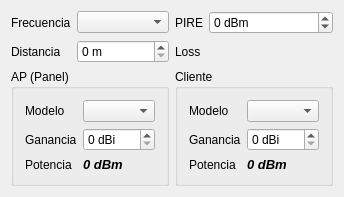
<?xml version="1.0" encoding="UTF-8"?>
<ui version="4.0">
 <class>MainWindow</class>
 <widget class="QMainWindow" name="MainWindow">
  <property name="geometry">
   <rect>
    <x>0</x>
    <y>0</y>
    <width>311</width>
    <height>172</height>
   </rect>
  </property>
  <property name="windowTitle">
   <string>Calculadora PIRE</string>
  </property>
  <widget class="QWidget" name="centralWidget">
   <layout class="QGridLayout" name="gridLayout">
    <item row="0" column="0">
     <widget class="QLabel" name="label">
      <property name="sizePolicy">
       <sizepolicy hsizetype="Fixed" vsizetype="Preferred">
        <horstretch>0</horstretch>
        <verstretch>0</verstretch>
       </sizepolicy>
      </property>
      <property name="text">
       <string>Frecuencia</string>
      </property>
     </widget>
    </item>
    <item row="0" column="1">
     <widget class="QFrequencyComboBox" name="cbFrecuencia"/>
    </item>
    <item row="0" column="2">
     <widget class="QLabel" name="label_3">
      <property name="sizePolicy">
       <sizepolicy hsizetype="Fixed" vsizetype="Preferred">
        <horstretch>0</horstretch>
        <verstretch>0</verstretch>
       </sizepolicy>
      </property>
      <property name="text">
       <string>PIRE</string>
      </property>
      <property name="alignment">
       <set>Qt::AlignRight|Qt::AlignTrailing|Qt::AlignVCenter</set>
      </property>
     </widget>
    </item>
    <item row="0" column="3">
     <widget class="QSpinBox" name="sbPIRE">
      <property name="suffix">
       <string> dBm</string>
      </property>
      <property name="minimum">
       <number>-100</number>
      </property>
      <property name="maximum">
       <number>100</number>
      </property>
     </widget>
    </item>
    <item row="1" column="0">
     <widget class="QLabel" name="label_9">
      <property name="sizePolicy">
       <sizepolicy hsizetype="Fixed" vsizetype="Preferred">
        <horstretch>0</horstretch>
        <verstretch>0</verstretch>
       </sizepolicy>
      </property>
      <property name="text">
       <string>Distancia</string>
      </property>
     </widget>
    </item>
    <item row="1" column="1">
     <widget class="QSpinBox" name="sbDistance">
      <property name="suffix">
       <string> m</string>
      </property>
      <property name="maximum">
       <number>999999999</number>
      </property>
     </widget>
    </item>
    <item row="1" column="2">
     <widget class="QLabel" name="label_10">
      <property name="text">
       <string>Loss</string>
      </property>
     </widget>
    </item>
    <item row="1" column="3">
     <widget class="QLabel" name="lbLoss">
      <property name="font">
       <font>
        <family>MS Shell Dlg 2</family>
        <pointsize>8</pointsize>
        <weight>75</weight>
        <italic>true</italic>
        <bold>true</bold>
       </font>
      </property>
      <property name="text">
       <string/>
      </property>
     </widget>
    </item>
    <item row="2" column="0" colspan="2">
     <widget class="QGroupBox" name="groupBox">
      <property name="title">
       <string>AP (Panel)</string>
      </property>
      <layout class="QGridLayout" name="gridLayout_3">
       <item row="0" column="0">
        <widget class="QLabel" name="label_8">
         <property name="text">
          <string>Modelo</string>
         </property>
        </widget>
       </item>
       <item row="0" column="1">
        <widget class="QAntennaGainCB" name="cbAPModel"/>
       </item>
       <item row="1" column="0">
        <widget class="QLabel" name="label_2">
         <property name="text">
          <string>Ganancia</string>
         </property>
        </widget>
       </item>
       <item row="1" column="1">
        <widget class="QSpinBox" name="sbAPGain">
         <property name="suffix">
          <string> dBi</string>
         </property>
        </widget>
       </item>
       <item row="2" column="0">
        <widget class="QLabel" name="label_6">
         <property name="text">
          <string>Potencia</string>
         </property>
        </widget>
       </item>
       <item row="2" column="1">
        <widget class="QLabel" name="lbAPRxPwd">
         <property name="font">
          <font>
           <pointsize>10</pointsize>
           <weight>75</weight>
           <italic>true</italic>
           <bold>true</bold>
          </font>
         </property>
         <property name="text">
          <string>0 dBm</string>
         </property>
        </widget>
       </item>
      </layout>
     </widget>
    </item>
    <item row="2" column="2" colspan="2">
     <widget class="QGroupBox" name="groupBox_2">
      <property name="title">
       <string>Cliente</string>
      </property>
      <layout class="QGridLayout" name="gridLayout_2">
       <item row="0" column="0">
        <widget class="QLabel" name="label_5">
         <property name="text">
          <string>Modelo</string>
         </property>
        </widget>
       </item>
       <item row="0" column="1">
        <widget class="QAntennaGainCB" name="cbClModel"/>
       </item>
       <item row="1" column="0">
        <widget class="QLabel" name="label_4">
         <property name="text">
          <string>Ganancia</string>
         </property>
        </widget>
       </item>
       <item row="1" column="1">
        <widget class="QSpinBox" name="sbClGain">
         <property name="suffix">
          <string> dBi</string>
         </property>
        </widget>
       </item>
       <item row="2" column="0">
        <widget class="QLabel" name="label_7">
         <property name="text">
          <string>Potencia</string>
         </property>
        </widget>
       </item>
       <item row="2" column="1">
        <widget class="QLabel" name="lbClRxPwd">
         <property name="font">
          <font>
           <pointsize>10</pointsize>
           <weight>75</weight>
           <italic>true</italic>
           <bold>true</bold>
          </font>
         </property>
         <property name="text">
          <string>0 dBm</string>
         </property>
        </widget>
       </item>
      </layout>
     </widget>
    </item>
   </layout>
  </widget>
 </widget>
 <layoutdefault spacing="6" margin="11"/>
 <customwidgets>
  <customwidget>
   <class>QFrequencyComboBox</class>
   <extends>QComboBox</extends>
   <header>FrequencyPIRE.h</header>
  </customwidget>
  <customwidget>
   <class>QAntennaGainCB</class>
   <extends>QComboBox</extends>
   <header>AntennaGain.h</header>
  </customwidget>
 </customwidgets>
 <resources/>
 <connections/>
</ui>
